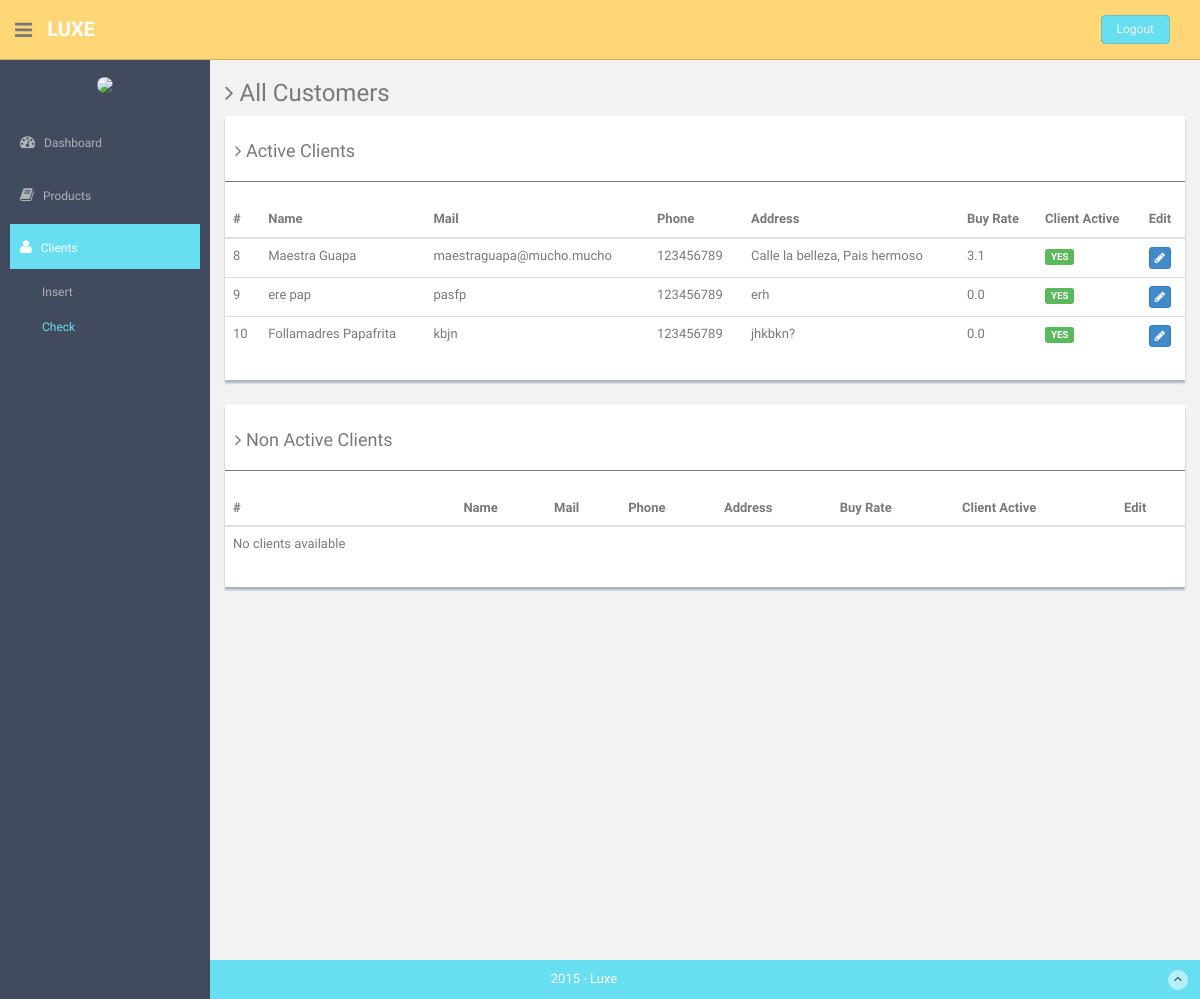
Before: /clients.php (signed in) with the older database file.
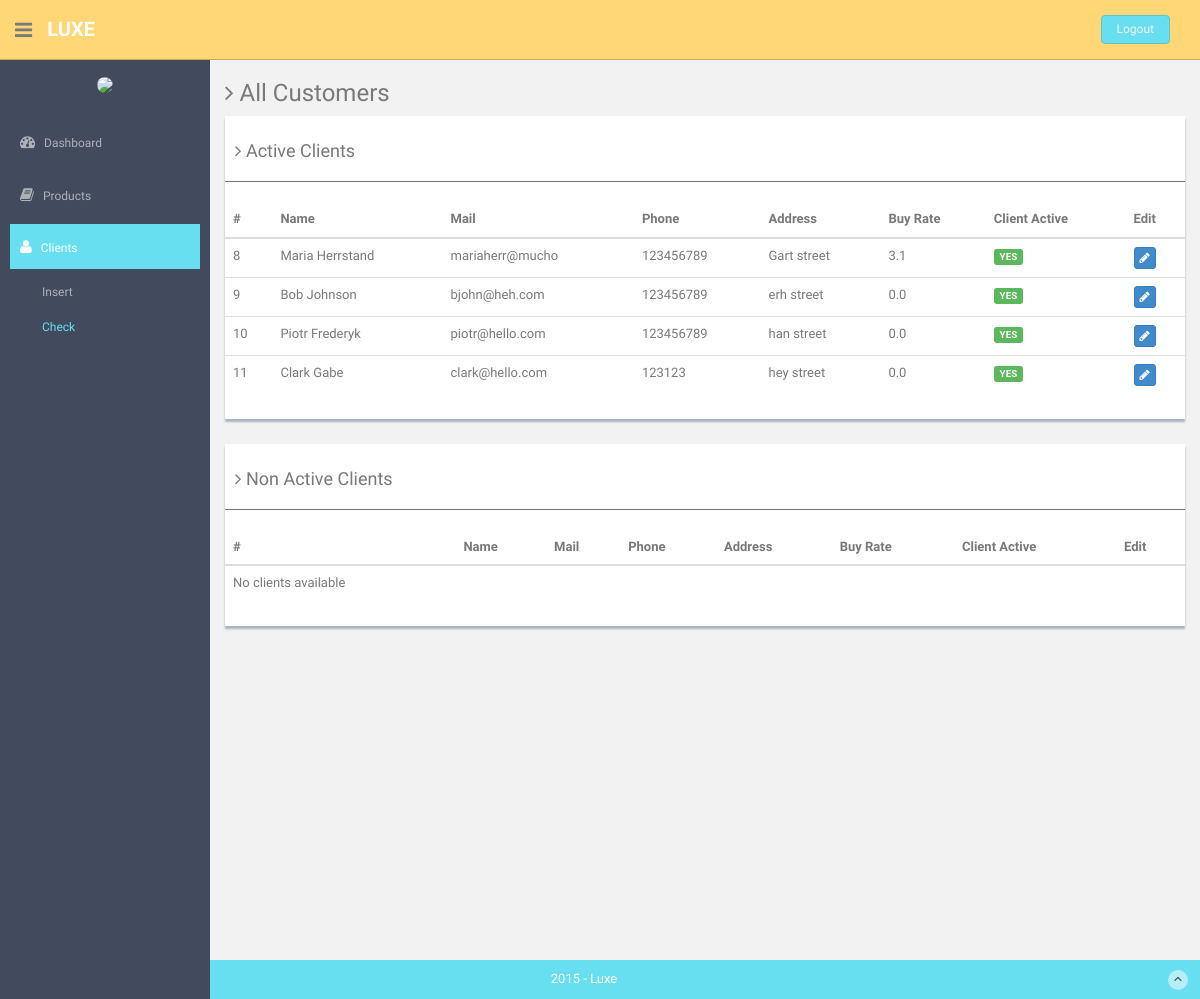
After: the same page with the newer database file.
### tables this page shows
CREATE TABLE `Clients` (
`ClientId` int(4) NOT NULL,
  `ClientName` varchar(20) NOT NULL,
  `ClientSurname` varchar(20) NOT NULL,
  `ClientMail` varchar(30) NOT NULL,
  `ClientPhone` varchar(11) NOT NULL DEFAULT '',
  `ClientAddress` varchar(30) NOT NULL,
  `ClientBuyRate` double(2,1) NOT NULL,
  `ClientActive` enum('YES','NO') NOT NULL DEFAULT 'YES'
);

### functions.php (called while the page is built, shortened)
<?php
	function viewActiveClients(){
	      $db = Database::connect();
	      $db->setAttribute(PDO::ATTR_ERRMODE, PDO::ERRMODE_EXCEPTION);
	      $stmt = $db->query('select * from Clients where ClientActive = "YES";');
         return $stmt;
	}
	function viewNonActiveClients(){
	      $db = Database::connect();
	      $db->setAttribute(PDO::ATTR_ERRMODE, PDO::ERRMODE_EXCEPTION);
	      $stmt = $db->query('select * from Clients where ClientActive = "NO";');
         return $stmt;
	}
?>

### clients.php (the view, shortened to what this page needs)
<?php require_once 'functions.php';?>
<!DOCTYPE html>
<html lang="en">
  <head>
    <link href="assets/css/bootstrap.css" rel="stylesheet">
    <link href="assets/font-awesome/css/font-awesome.css" rel="stylesheet" />
    <link href="assets/css/style.css" rel="stylesheet">
    <link href="assets/css/style-responsive.css" rel="stylesheet">
  </head>
  <body>
  <section id="container" >
      <header class="header black-bg">
              <div class="sidebar-toggle-box">
                  <div class="fa fa-bars tooltips" data-placement="right" data-original-title="Toggle Navigation"></div>
              </div>
            <a href="index.php" class="logo"><b>Luxe</b></a>
            <div class="top-menu">
            	<ul class="nav pull-right top-menu">
                    <li><a class="logout" href="login.php">Logout</a></li>
            	</ul>
            </div>
        </header>
      <aside>
          <div id="sidebar"  class="nav-collapse ">
              <ul class="sidebar-menu" id="nav-accordion">
              	  <p class="centered"><img src="assets/img/ui-juan.jpg" class="img-circle" width="60"></p>
                  <li class="mt">
                      <a href="index.php">
                          <i class="fa fa-dashboard"></i>
                          <span>Dashboard</span>
                      </a>
                  </li>
                  <li class="sub-menu">
                      <a href="javascript:;" >
                          <i class="fa fa-book"></i>
                          <span>Products</span>
                      </a>
                  </li>
                  <li class="sub-menu">
                      <a class="active" href="javascript:;" >
                          <i class="fa fa-user"></i>
                          <span>Clients</span>
                      </a>
                      <ul class="sub">
                          <li><a href="formClient.php">Insert</a></li>
                          <li class="active"><a href="clients.php">Check</a></li>
                      </ul>
                  </li>
              </ul>
          </div>
      </aside>
      <section id="main-content">
          <section class="wrapper site-min-height">
          	<h3><i class="fa fa-angle-right"></i> All Customers</h3>
          	<div class="row">
          		<div class="col-md-12">
	                  	  <div class="content-panel">
	                  	  	  <h4><i class="fa fa-angle-right"></i> Active Clients</h4>
	                  	  	  <hr>
		                      <table class="table table-hover">
                              <thead>
                                 <tr>
                                    <th>#</th>
                                    <th>Name</th>
                                    <th>Mail</th>
                                    <th>Phone</th>
												<th>Address</th>
												<th>Buy Rate</th>
												<th>Client Active</th>
												<th>Edit</th>
                                 </tr>
                              </thead>
                              <tbody>
                                 <?php
                                    $results = viewActiveClients();
                                    if($results -> rowCount()<=0){
                                       echo '<tr><td>No clients available</td></tr>';
                                    }else{
                                       foreach ($results as $row) {
                                          echo '<tr>';
                                          echo '<td>'.$row['ClientId']. '</td>';
                                          echo '<td>'.$row['ClientName'].' '.$row['ClientSurname'].'</td>';
                                          echo '<td>'.$row['ClientMail'].'</td>';
                                          echo '<td>'.$row['ClientPhone'].'</td>';
														echo '<td>'.$row['ClientAddress'].'</td>';
														echo '<td>'.$row['ClientBuyRate'].'</td>';
														echo '<td><span class="label label-success">'.$row['ClientActive'].'</span></td>';
                                          echo '<td>
                                               <a href="editClient.php?idC='.$row['ClientId'].'" class="btn btn-primary btn-xs"><i class="fa fa-pencil"></i></a>
                                               </td>';
                                          echo '</tr>';
                                       }
                                    }
                                 ?>
                              </tbody>
                            </table>
	                  	  </div>
	            </div>
          		<div class="col-md-12 mt">
	                  	  <div class="content-panel">
	                  	  	  <h4><i class="fa fa-angle-right"></i> Non Active Clients</h4>
	                  	  	  <hr>
		                      <table class="table">
                              <thead>
                                 <tr>
                                    <th>#</th>
                                    <th>Name</th>
                                    <th>Mail</th>
                                    <th>Phone</th>
												<th>Address</th>
												<th>Buy Rate</th>
												<th>Client Active</th>
												<th>Edit</th>
                                 </tr>
                              </thead>
                              <tbody>
                                 <?php
                                    $results = viewNonActiveClients();
                                    if($results -> rowCount()<=0){
                                       echo '<tr><td>No clients available</td></tr>';
                                    }
                                 ?>
                              </tbody>
                            </table>
	                  	  </div>
	            </div>
          	</div>
		</section>
      </section>
      <footer class="site-footer">
          <div class="text-center">
              2015 - Luxe
              <a href="clients.php#" class="go-top">
                  <i class="fa fa-angle-up"></i>
              </a>
          </div>
      </footer>
  </section>
  </body>
</html>

### assets/css/style.css (style rules this page uses)
body { color: #797979; background: #f2f2f2; font-family: 'Ruda', sans-serif; padding: 0px !important; margin: 0px !important; font-size:13px; }
ul li { list-style: none; }
a, a:hover, a:focus { text-decoration: none; outline: none; }
#container { width: 100%; height: 100%; }
hr { margin-top: 20px; margin-bottom: 20px; border: 0; border-top: 1px solid #797979; }
.centered { text-align: center; }
.mt { margin-top: 25px; }
ul.top-menu > li > .logout { color: #f2f2f2; font-size: 12px; border-radius: 4px; -webkit-border-radius: 4px; border: 1px solid #64c3c2 !important; padding: 5px 15px; margin-right: 15px; background: #68dff0; margin-top: 15px; }
#sidebar { width: 210px; height: 100%; position: fixed; background: #424a5d; }
#sidebar ul li { position: relative; }
#sidebar .sub-menu > .sub li { padding-left: 32px; }
#sidebar .sub-menu > .sub li:last-child { padding-bottom: 10px; }
ul.sidebar-menu , ul.sidebar-menu li ul.sub { margin: -2px 0 0; padding: 0; }
ul.sidebar-menu { margin-top: 75px; }
#sidebar > ul > li > ul.sub { display: none; }
#sidebar > ul > li.active > ul.sub, #sidebar > ul > li > ul.sub > li > a { display: block; }
ul.sidebar-menu li ul.sub li { background: #424a5d; margin-bottom: 0; margin-left: 0; margin-right: 0; }
ul.sidebar-menu li ul.sub li:last-child { border-radius: 0 0 4px 4px; -webkit-border-radius: 0 0 4px 4px; }
ul.sidebar-menu li ul.sub li a { font-size: 12px; padding: 6px 0; line-height: 35px; height: 35px; -webkit-transition: all 0.3s ease; -moz-transition: all 0.3s ease; -o-transition: all 0.3s ease; -ms-transition: all 0.3s ease; transition: all 0.3s ease; color: #aeb2b7; }
ul.sidebar-menu li ul.sub li.active a { color: #68dff0; -webkit-transition: all 0.3s ease; -moz-transition: all 0.3s ease; -o-transition: all 0.3s ease; -ms-transition: all 0.3s ease; transition: all 0.3s ease; display: block; }
ul.sidebar-menu li { margin-bottom: 5px; margin-left:10px; margin-right:10px; }
ul.sidebar-menu li.sub-menu { line-height: 15px; }
ul.sidebar-menu li a span { display: inline-block; }
ul.sidebar-menu li a { color: #aeb2b7; text-decoration: none; display: block; padding: 15px 0 15px 10px; font-size: 12px; outline: none; -webkit-transition: all 0.3s ease; -moz-transition: all 0.3s ease; -o-transition: all 0.3s ease; -ms-transition: all 0.3s ease; transition: all 0.3s ease; }
ul.sidebar-menu li a.active, ul.sidebar-menu li a:hover, ul.sidebar-menu li a:focus { background: #68dff0; color: #fff; display: block; -webkit-transition: all 0.3s ease; -moz-transition: all 0.3s ease; -o-transition: all 0.3s ease; -ms-transition: all 0.3s ease; transition: all 0.3s ease; }
ul.sidebar-menu li a i { font-size: 15px; padding-right: 6px; }
ul.sidebar-menu li a.active i { color: #fff; }
#main-content { margin-left: 210px; }
.header, .footer { min-height: 60px; padding: 0 15px; }
.header { position: fixed; left: 0; right: 0; z-index: 1002; }
.black-bg { background: #ffd777; border-bottom: 1px solid #c9aa5f; }
.wrapper { display: inline-block; margin-top: 60px; padding-left: 15px; padding-right: 15px; padding-bottom: 15px; padding-top: 0px; width: 100%; }
a.logo { font-size: 20px; color: #ffffff; float: left; margin-top: 15px; text-transform: uppercase; }
a.logo b { font-weight: 900; }
#top_menu .nav > li, ul.top-menu > li { float: left; }
ul.top-menu > li > a { color: #666666; font-size: 16px; border-radius: 4px; -webkit-border-radius: 4px; border:1px solid #666666 !important; padding: 2px 6px; margin-right: 15px; }
.sidebar-toggle-box { float: left; padding-right: 15px; margin-top: 20px; }
.sidebar-toggle-box .fa-bars { cursor: pointer; display: inline-block; font-size: 20px; }
.content-panel { background: #ffffff; box-shadow: 0px 3px 2px #aab2bd; padding-top: 15px; padding-bottom: 5px; }
.content-panel h4 { margin-left: 10px; }
.site-footer { background: #68dff0; color: #fff; padding: 10px 0; }
.go-top { margin-right: 1%; float: right; background: rgba(255,255,255,.5); width: 20px; height: 20px; border-radius: 50%; -webkit-border-radius: 50%; }
.go-top i { color: #2A3542; }
.site-min-height { min-height: 900px; }

Changed rows visible on the page:
changed clients id 8: ClientName "Maestra" → "Maria"; ClientSurname "Guapa" → "Herrstand"; ClientMail "maestraguapa@mucho.mucho" → "mariaherr@mucho"; ClientAddress "Calle la belleza, Pais hermoso" → "Gart street"
changed clients id 9: ClientName "ere" → "Bob"; ClientSurname "pap" → "Johnson"; ClientMail "pasfp" → "bjohn@heh.com"; ClientAddress "erh" → "erh street"
changed clients id 10: ClientName "Follamadres" → "Piotr"; ClientSurname "Papafrita" → "Frederyk"; ClientMail "kbjn" → "piotr@hello.com"; ClientAddress "jhkbkn?" → "han street"
added clients: ClientId "11", ClientName "Clark", ClientSurname "Gabe", ClientMail "clark@hello.com", ClientPhone "123123", ClientAddress "hey street", ClientBuyRate "0.0", ClientActive "YES"
